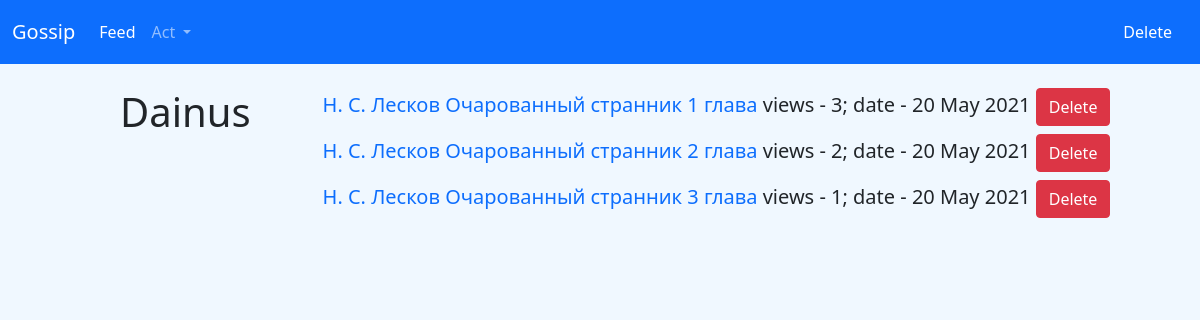
The app's page /user/1 (signed in), older data.
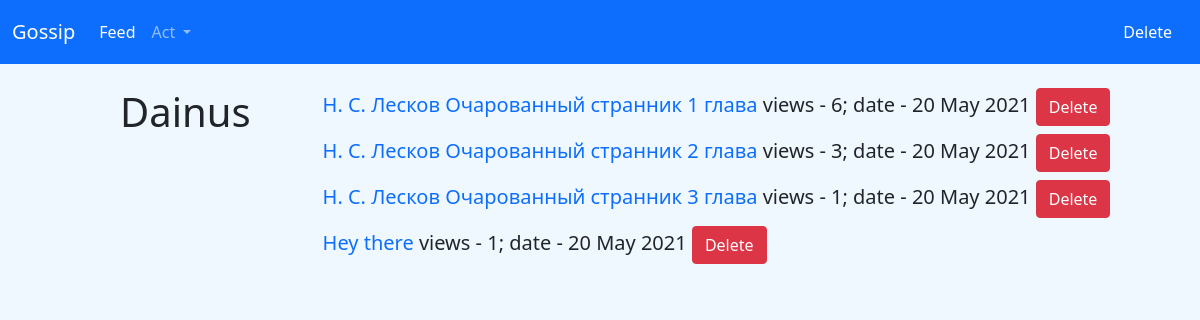
The same page, newer data.
### data/user.py (models this page shows, shortened)
class User(SqlAlchemyBase, UserMixin, SerializerMixin):
    __tablename__ = 'users'
    id = sa.Column(sa.Integer, primary_key=True, autoincrement=True)
    nickname = sa.Column(sa.String, nullable=True)
    hashed_password = sa.Column(sa.String, nullable=True)
    created_date = sa.Column(sa.DateTime, default=datetime.datetime.now())
    subs = sa.Column(sa.String, default='1')
    news = orm.relation("News", back_populates='user')

### data/new.py (models this page shows)
class News(SqlAlchemyBase, UserMixin, SerializerMixin):
    __tablename__ = 'news'
    id = sa.Column(sa.Integer, primary_key=True, autoincrement=True)
    title = sa.Column(sa.String, nullable=True)
    content = sa.Column(sa.String, nullable=True)
    date = datetime.date.today().ctime().split()
    date = date[2] + ' ' + date[1] + ' ' + date[-1]
    created_date = sa.Column(sa.String, default=date)
    views = sa.Column(sa.Integer, default=0)
    user_id = sa.Column(sa.Integer, sa.ForeignKey("users.id"))
    user = orm.relation('User')

### get_user.py (the view)
@get_user_blueprint.route('/user/<int:id>', methods=['GET', 'POST'])
def get_user(id):
    ses = db_session.create_sessin()
    user = ses.query(User).get(id)
    if request.method == 'POST':
        cur_user = ses.query(User).get(current_user.id)
        if str(id) in current_user.subs:
            subs = current_user.subs.split(',')
            del subs[subs.index(str(id))]
            cur_user.subs = ','.join(subs)
        else:
            if cur_user.subs == '':
                cur_user.subs = str(id)
            else:
                cur_user.subs += ',' + str(id)
        ses.commit()
        return redirect(f'/user/{id}')
    elif request.method == 'GET':
        news = user.news
        is_user = str(id) in current_user.subs
        return render_template('get_user.html', news=news, user=user.nickname, title=user.nickname, id=id, is_user=is_user)

### app.py (called while the page is built)
@login_man.user_loader
def loader_user(user_id):
    ses = db_session.create_sessin()
    return ses.query(User).get(user_id)

### data/db_session.py (called while the page is built)
def create_sessin() -> Session:
    global __factory
    return __factory()

### templates/get_user.html (shortened to what this page needs)
{% extends 'base.html' %}
{% block content %}
<div class="parent">
        <div class="child"><h1>{{ user }}</h1></div>
        <div class="child">
            {% for new in news %}
            <h5>
                <a href="/new/{{ new.id }}">{{ new.title }}</a> views - {{ new.views }}; date - {{new.created_date}}
                {% if current_user.id == id or current_user.id == 1 %}
                <a href="/user/{{ id }}/delete/new/{{ new.id }}" class="btn btn-danger">Delete</a>
                {% endif %}
            </h5>
            {% endfor %}
        </div>
    </div>
{% endblock %}

### templates/base.html (shortened to what this page needs)
<!DOCTYPE html>
<html lang="en">
<head>
    <link href="https://cdn.jsdelivr.net/npm/bootstrap@5.0.0-beta3/dist/css/bootstrap.min.css" rel="stylesheet">
    <link rel="stylesheet" type="text/css" href="{{url_for('static', filename='css/style.css')}}" />
</head>
<body>
<nav class="navbar navbar-expand-lg navbar-dark bg-primary" id="navbar">
  <div class="container-fluid">
    <a class="navbar-brand" href="/main">Gossip</a>
    {% if current_user.is_authenticated %}
    <div class="collapse navbar-collapse" id="navbarSupportedContent">
      <ul class="navbar-nav me-auto mb-2 mb-lg-0">
        <li class="nav_item">
          <a class="nav-link active" aria-current="page" href="/news_feed/{{ current_user.id }}">Feed</a>
        </li>
        <li class="nav-item dropdown">
          <a class="nav-link dropdown-toggle" href="#" id="navbarDropdown" role="button" data-bs-toggle="dropdown" aria-expanded="false">
            Act
          </a>
        </li>
      </ul>
      <div align="right" class="nav_item"><a class="nav-link active" aria-current="page" href="/user/{{ current_user.id }}/delete/user"><font color="white">Delete</font></a></div>
    </div>
    {% endif %}
  </div>
</nav>
{% block content %}
{% endblock %}
</body>
</html>

### static/css/style.css (style rules this page uses)
#navbar { height:8vh; }
body { background: #F0F8FF; }
a { text-decoration: none; }

### templates/base.html (style rules this page uses)
nav { margin-bottom: 2%; }

### templates/get_user.html (style rules this page uses)
.parent> div { float: left; margin-right: 1%; }
.child:last-child { margin-left: 5%; }
.child:first-child { margin-left: 10%; }

Row changes from the older to the newer data that the page shows:
changed News "Н. С. Лесков Очарованный странник 1 глава": views "3" → "6"
changed News "Н. С. Лесков Очарованный странник 2 глава": views "2" → "3"
added News: title "Hey there", views "1", created_date "20 May 2021"
